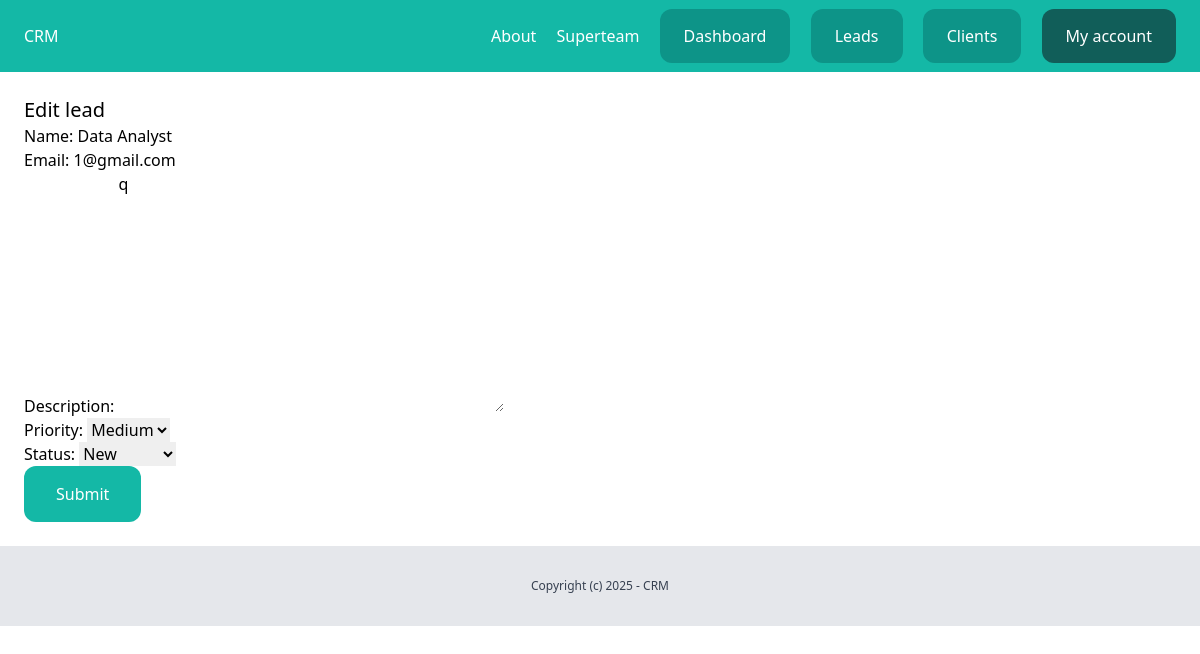
Page /dashboard/leads/12/edit/ (signed in) on the committed database.
### team/models.py (models this page shows, shortened)
class Team(models.Model):
    plan = models.ForeignKey(Plan, related_name='teams', blank=True, null=True, on_delete=models.CASCADE)
    name = models.CharField(max_length=100)
    members = models.ManyToManyField(User, related_name='teams')
    created_by = models.ForeignKey(User, related_name='created_teams', on_delete=models.CASCADE)
    created_at = models.DateTimeField(auto_now_add=True)

### lead/models.py (models this page shows, shortened)
class Lead(models.Model):
    LOW = 'low'
    MEDIUM = 'medium'
    HIGH = 'high'
    CHOICES_PRIORITY = (
        (LOW, 'Low'),
        (MEDIUM, 'Medium'),
        (HIGH, 'High'),
    )
    NEW = 'new'
    CONTACTED = 'contacted'
    WON = 'won'
    LOST = 'lost'
    CHOICES_STATUS = (
        (NEW, 'New'),
        (CONTACTED, 'Contacted'),
        (WON, 'Won'),
        (LOST, 'Lost'),
    )
    team = models.ForeignKey(Team, related_name='leads', on_delete=models.CASCADE)
    name = models.CharField(max_length=255)
    email = models.EmailField()
    description = models.TextField(blank=True, null=True)
    priority = models.CharField(max_length=10, choices=CHOICES_PRIORITY, default=MEDIUM)
    status = models.CharField(max_length=10, choices=CHOICES_STATUS, default=NEW)
    converted_to_client = models.BooleanField(default=False)
    created_by = models.ForeignKey(User, related_name='leads', on_delete=models.CASCADE)
    created_at = models.DateTimeField(auto_now_add=True)
    modified_at = models.DateTimeField(auto_now=True)
    class Meta:
        ordering = ('name',)

### lead/views.py (the view)
# urls.py: path('<int:pk>/edit/', views.LeadUpdateView.as_view(), name='edit'),
class LeadUpdateView(LoginRequiredMixin, UpdateView):
    model = Lead
    fields = ('name', 'email', 'description', 'priority', 'status',)
    success_url = reverse_lazy('leads:list')
    def get_context_data(self, **kwargs):
        context = super().get_context_data(**kwargs)
        context['title'] = 'Edit lead'
        return context
    def get_queryset(self):
        queryset = super(LeadUpdateView, self).get_queryset()
        team = self.request.user.userprofile.active_team
        return queryset.filter(team=team, pk=self.kwargs.get('pk'))

### team/context_processors.py (called while the page is built)
def active_team(request):
    if request.user.is_authenticated:
        active_team = request.user.userprofile.get_active_team()
        if not active_team:
            active_team = Team.objects.filter(created_by=request.user)[0]
    else:
        active_team = None
    return {'active_team': active_team}

### userprofile/models.py (called while the page is built)
    def get_active_team(self):
        if self.active_team:
            return self.active_team
        else:
            return Team.objects.filter(members__in=[self.user.id]).first()

### lead/templates/lead/lead_form.html (shortened to what this page needs)
{% extends 'core/base.html' %}
{% block content %}
    <div class="py-6 px-6">
        <h1 class="text-xl">{{ title }}</h1>
        {% if team.get_plan.max_leads > team.leads.count or title == 'Edit lead' %}
            <form method="post" action=".">
                {{ form.as_p }}
                <button class="py-4 px-8 bg-teal-500 text-white rounded-xl">Submit</button>
            </form>
        {% else %}
            <div class="mt-6 px-6 py-4 bg-red-400 rounded-xl text-white">
                Your team have has reached maximum number of leads. Your owner must upgrade your plan!
            </div>
        {% endif %}
    </div>
{% endblock %}

### core/templates/core/partials/nav.html
<nav class="py-6 px-6 flex justify-between bg-teal-500">
    <a href="/" class="text-white">CRM</a>
    <div class="space-x-4">
        <a href="{% url 'about' %}" class="text-white">About</a>
        {% if request.user.is_authenticated %}
            <a href="{% url 'team:detail' active_team.id %}" class="text-white">{{ active_team.name }}</a>
            <a href="{% url 'dashboard:index' %}" class="py-4 px-6 bg-teal-600 rounded-xl text-white">Dashboard</a>
            <a href="{% url 'leads:list' %}" class="py-4 px-6 bg-teal-600 rounded-xl text-white">Leads</a>
            <a href="{% url 'clients:list' %}" class="py-4 px-6 bg-teal-600 rounded-xl text-white">Clients</a>
            <a href="{% url 'userprofile:myaccount' %}" class="py-4 px-6 bg-teal-800 rounded-xl text-white">My account</a>
        {% else %}
            <a href="{% url 'login' %}" class="py-4 px-6 bg-teal-600 rounded-xl text-white">Log in</a>
            <a href="{% url 'userprofile:signup' %}" class="py-4 px-6 bg-teal-300 rounded-xl text-white">Sign up</a>
        {% endif %}
    </div>
</nav>

### rows in the picture
Team: name "Superteam"
Lead: name "Data Analyst", email "1@gmail.com", description "q", priority "Medium", status "New"

### other values in the picture
{{ title }} "Edit lead"
